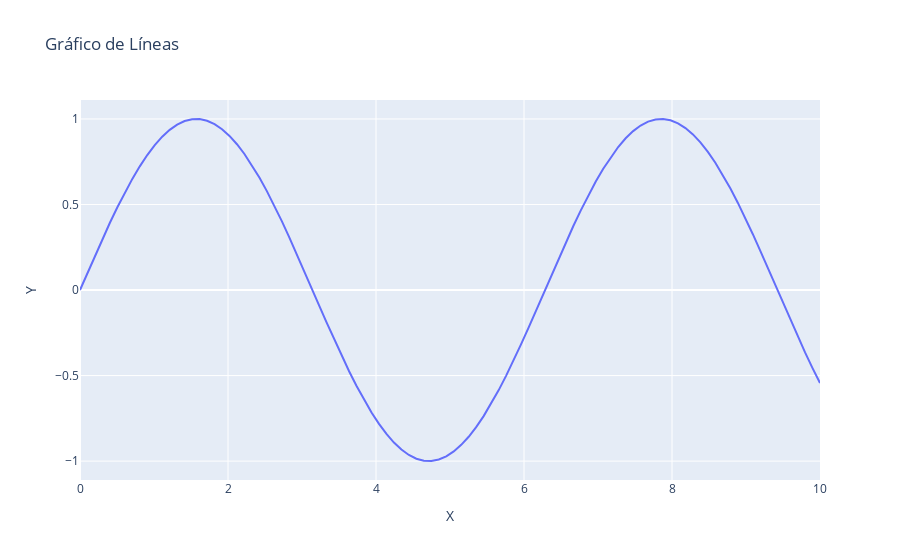

Source (notebook cell):
### Markdown cell above
## Graficos basicos

### Code cell
#grafico de lineas 
#datos
x = np.linspace(0, 10, 100)
y = np.sin(x)

# Crear el gráfico de líneas
fig = go.Figure(data=go.Scatter(x=x, y=y, mode='lines', name='Sine Wave'))
fig.update_layout(title='Gráfico de Líneas', xaxis_title='X', yaxis_title='Y')

# Mostrar el gráfico
fig.show()
